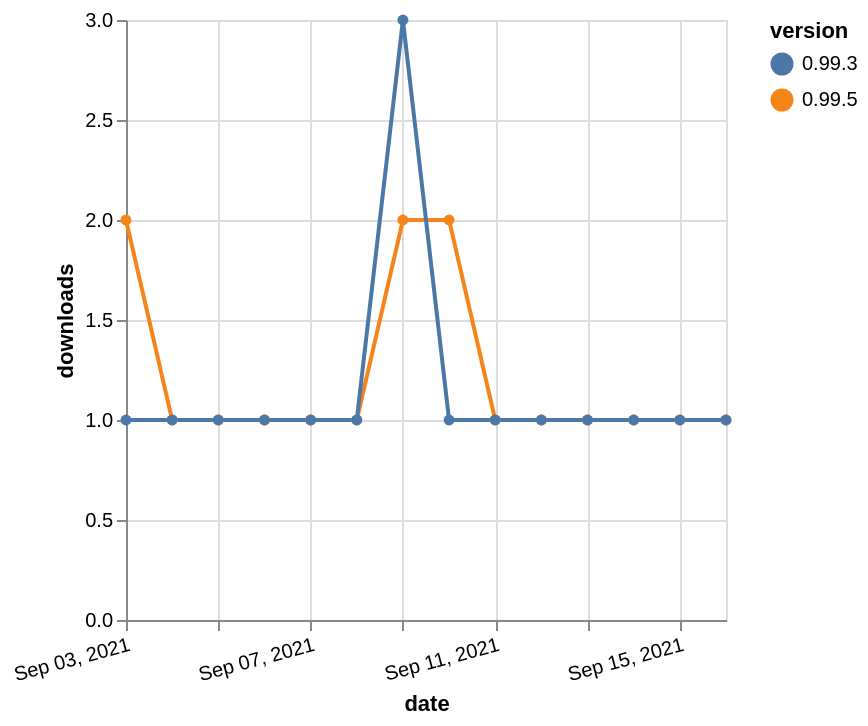

The Vega-Lite source for this figure:
### Vega-Lite specification from a JSON file in a GitHub repository (floating-point values rounded to 4 significant figures)
{"$schema": "https://vega.github.io/schema/vega-lite/v5.json", "description": "A simple bar chart with embedded data.", "data": {"values": [{"date": "2021-09-03", "total": 115, "delta": 2, "version": "0.99.5"}, {"date": "2021-09-04", "total": 116, "delta": 1, "version": "0.99.5"}, {"date": "2021-09-05", "total": 117, "delta": 1, "version": "0.99.5"}, {"date": "2021-09-06", "total": 118, "delta": 1, "version": "0.99.5"}, {"date": "2021-09-07", "total": 119, "delta": 1, "version": "0.99.5"}, {"date": "2021-09-08", "total": 120, "delta": 1, "version": "0.99.5"}, {"date": "2021-09-09", "total": 122, "delta": 2, "version": "0.99.5"}, {"date": "2021-09-10", "total": 124, "delta": 2, "version": "0.99.5"}, {"date": "2021-09-11", "total": 125, "delta": 1, "version": "0.99.5"}, {"date": "2021-09-12", "total": 126, "delta": 1, "version": "0.99.5"}, {"date": "2021-09-13", "total": 127, "delta": 1, "version": "0.99.5"}, {"date": "2021-09-14", "total": 128, "delta": 1, "version": "0.99.5"}, {"date": "2021-09-15", "total": 129, "delta": 1, "version": "0.99.5"}, {"date": "2021-09-16", "total": 130, "delta": 1, "version": "0.99.5"}, {"date": "2021-09-03", "total": 205, "delta": 1, "version": "0.99.3"}, {"date": "2021-09-04", "total": 206, "delta": 1, "version": "0.99.3"}, {"date": "2021-09-05", "total": 207, "delta": 1, "version": "0.99.3"}, {"date": "2021-09-06", "total": 208, "delta": 1, "version": "0.99.3"}, {"date": "2021-09-07", "total": 209, "delta": 1, "version": "0.99.3"}, {"date": "2021-09-08", "total": 210, "delta": 1, "version": "0.99.3"}, {"date": "2021-09-09", "total": 213, "delta": 3, "version": "0.99.3"}, {"date": "2021-09-10", "total": 214, "delta": 1, "version": "0.99.3"}, {"date": "2021-09-11", "total": 215, "delta": 1, "version": "0.99.3"}, {"date": "2021-09-12", "total": 216, "delta": 1, "version": "0.99.3"}, {"date": "2021-09-13", "total": 217, "delta": 1, "version": "0.99.3"}, {"date": "2021-09-14", "total": 218, "delta": 1, "version": "0.99.3"}, {"date": "2021-09-15", "total": 219, "delta": 1, "version": "0.99.3"}, {"date": "2021-09-16", "total": 220, "delta": 1, "version": "0.99.3"}]}, "width": "container", "mark": {"type": "line", "point": {"filled": true}}, "encoding": {"x": {"field": "date", "type": "temporal", "timeUnit": "yearmonthdate", "title": "date", "axis": {"labelAngle": -15}}, "y": {"field": "delta", "type": "quantitative", "title": "downloads"}, "color": {"field": "version", "type": "nominal"}, "tooltip": {"field": "delta"}}}
